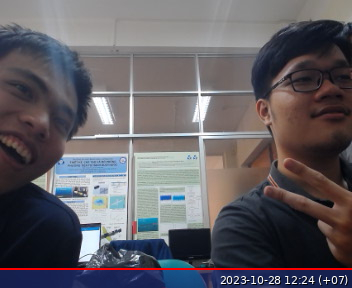
#> input picture FACE_RECOGNITION/image.jpg, 352 x 288 px, given in place of the camera
$ python final-code.py
#> lines starting #> are read from the running program, lines starting #| are printed output that depends on the picture
# import the opencv library
import cv2
import subprocess

screen_width = 500 #720 #640 #500
screen_hight = 281 #405 #360 #281

# define a video capture object
vid = cv2.VideoCapture(0)
face_cascade = cv2.CascadeClassifier('./haarcascade_frontalface_default.xml')

isRecognized = False

while(True):

    # Capture the video frame
    # by frame
    ret, frame = vid.read()
#> frame is the input picture: shape (288, 352, 3); mean B, G, R 99.5, 94.1, 97.8
    frame = cv2.resize(frame, (screen_width, screen_hight))
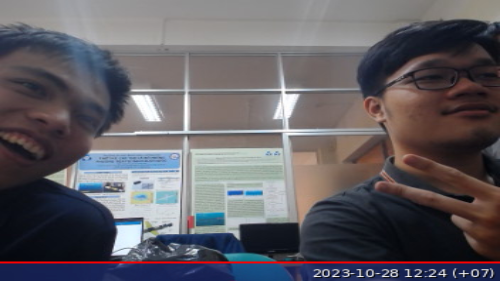
#> frame: shape (281, 500, 3); mean B, G, R 99.4, 94, 97.7
    #Convert to grayscale
    gray = cv2.cvtColor(frame,cv2.COLOR_BGR2GRAY)
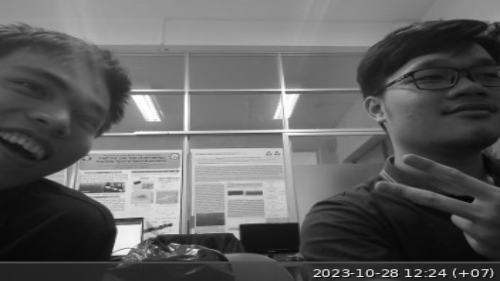
#> gray: shape (281, 500); min 3, max 255, mean 95.7
    #Look for faces in the image using the loaded cascade file
    faces = face_cascade.detectMultiScale(gray, 1.1, 9)
#> faces = ()

    #Draw a rectangle around every found faceq
    for (x,y,w,h) in faces:
        cv2.rectangle(frame,(x,y),(x+w,y+h),(255,255,0),4)
#> this loop made 0 passes

    # Display the resulting frame
    cv2.imshow('frame', frame)

    if(len(faces) > 0 and isRecognized == False):
        print("Human Found! ")
        subprocess.call("sudo python3 LEDMatrix.py", shell = True)
        continue
        #isRecognized = True

    # the 'q' button is set as the
    # quitting button you may use any
    # desired button of your choice
    if cv2.waitKey(1) & 0xFF == ord('q'):
#> (key q is pressed here)
        subprocess.call("sudo pkill -9 -f LEDMatrix.py", shell = True)
#> (this line was passed over: subprocess is not available in this run)
        break

# After the loop release the cap object
vid.release()
# Destroy all the windows
cv2.destroyAllWindows()
